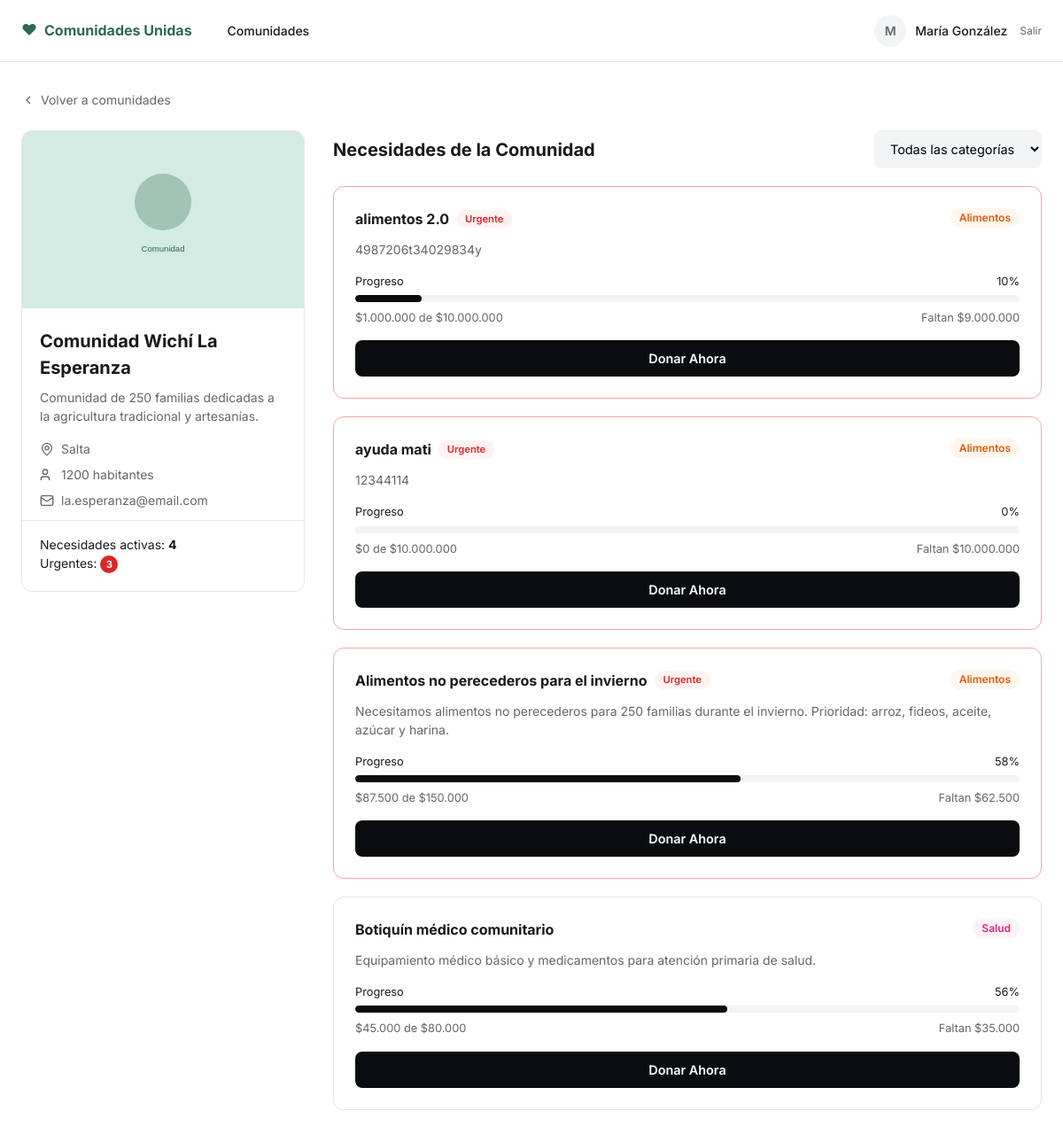
/comunidades/2/ (signed in), run on the app's committed database.
### accounts/models.py (models this page shows, shortened)
class User(AbstractUser):
    class AccountType(models.TextChoices):
        DONANTE = 'donante', 'Donante'
        COMUNIDAD = 'comunidad', 'Comunidad'
    display_name = models.CharField('nombre', max_length=150, blank=True)
    account_type = models.CharField(
        'tipo de cuenta',
        max_length=20,
        choices=AccountType.choices,
        default=AccountType.DONANTE,
    )
    class Meta:
        verbose_name = 'usuario'
        verbose_name_plural = 'usuarios'
    def get_display_name(self):
        return self.display_name or self.username
    @property
    def is_community(self):
        return self.account_type == self.AccountType.COMUNIDAD
    @property
    def avatar_initial(self):
        name = self.get_display_name()
        return name[0].upper() if name else 'U'

### communities/models.py (models this page shows, shortened)
class Community(models.Model):
    class Province(models.TextChoices):
        SALTA = 'Salta', 'Salta'
        JUJUY = 'Jujuy', 'Jujuy'
        CHACO = 'Chaco', 'Chaco'
        FORMOSA = 'Formosa', 'Formosa'
    owner = models.OneToOneField(
        settings.AUTH_USER_MODEL,
        on_delete=models.CASCADE,
        related_name='community_profile',
        verbose_name='usuario responsable',
        null=True,
        blank=True,
    )
    name = models.CharField('nombre', max_length=200)
    description = models.TextField('descripción')
    province = models.CharField('provincia', max_length=50, choices=Province.choices)
    population = models.PositiveIntegerField('población')
    email = models.EmailField('email de contacto')
    image = models.ImageField('imagen', upload_to='communities/', blank=True, null=True)
    image_url = models.URLField('URL de imagen', blank=True)
    is_active = models.BooleanField('activa', default=True)
    created_at = models.DateTimeField(auto_now_add=True)
    class Meta:
        verbose_name = 'comunidad'
        verbose_name_plural = 'comunidades'
        ordering = ['name']
    def get_image(self):
        if self.image:
            return self.image.url
        if self.image_url:
            return self.image_url
        return '/static/img/comunidad-default.svg'
    @property
    def active_needs_count(self):
        return self.needs.filter(status=Need.Status.ACTIVE).count()
    @property
    def urgent_needs_count(self):
        return self.needs.filter(status=Need.Status.ACTIVE, is_urgent=True).count()

class Need(models.Model):
    class Category(models.TextChoices):
        ALIMENTOS = 'Alimentos', 'Alimentos'
        SALUD = 'Salud', 'Salud'
        EDUCACION = 'Educación', 'Educación'
        VIVIENDA = 'Vivienda', 'Vivienda'
        OTRO = 'Otro', 'Otro'
    class Status(models.TextChoices):
        ACTIVE = 'activa', 'Activa'
        COMPLETED = 'completada', 'Completada'
        CANCELLED = 'cancelada', 'Cancelada'
    community = models.ForeignKey(
        Community,
        on_delete=models.CASCADE,
        related_name='needs',
        verbose_name='comunidad',
    )
    title = models.CharField('título', max_length=200)
    description = models.TextField('descripción')
    category = models.CharField('categoría', max_length=50, choices=Category.choices)
    target_amount = models.DecimalField('monto objetivo', max_digits=12, decimal_places=2)
    is_urgent = models.BooleanField('urgente', default=False)
    status = models.CharField(
        'estado',
        max_length=20,
        choices=Status.choices,
        default=Status.ACTIVE,
    )
    created_at = models.DateTimeField(auto_now_add=True)
    updated_at = models.DateTimeField(auto_now=True)
    class Meta:
        verbose_name = 'necesidad'
        verbose_name_plural = 'necesidades'
        ordering = ['-is_urgent', '-created_at']
    @property
    def raised_amount(self):
        total = self.donations.aggregate(total=Sum('amount'))['total']
        return total or Decimal('0')
    @property
    def remaining_amount(self):
        return max(self.target_amount - self.raised_amount, Decimal('0'))
    @property
    def progress_percent(self):
        if self.target_amount <= 0:
            return 0
        percent = (self.raised_amount / self.target_amount) * 100
        return min(int(percent), 100)

### communities/views.py (the view)
# urls.py: path('<int:pk>/', views.community_detail, name='detail'),
@login_required
def community_detail(request, pk):
    community = get_object_or_404(Community, pk=pk, is_active=True)
    category = request.GET.get('categoria', '')
    needs = community.needs.filter(status=Need.Status.ACTIVE)
    if category:
        needs = needs.filter(category=category)
    return render(request, 'communities/detail.html', {
        'community': community,
        'needs': needs,
        'category': category,
        'categories': Need.Category.choices,
    })

### templates/communities/detail.html (shortened to what this page needs)
{% extends 'includes/navbar.html' %}
{% load humanize %}
{% block content %}
<main class="page-content">
    <a href="{% url 'communities:list' %}" class="back-link">
        <svg width="16" height="16" viewBox="0 0 24 24" fill="none" stroke="currentColor" stroke-width="2">
            <path d="m15 18-6-6 6-6"/>
        </svg>
        Volver a comunidades
    </a>
    <div class="detail-layout">
        <aside class="community-sidebar">
            <img src="{{ community.get_image }}" alt="{{ community.name }}" class="sidebar-image">
            <h1>{{ community.name }}</h1>
            <p class="sidebar-desc">{{ community.description }}</p>
            <ul class="sidebar-details">
                <li>
                    <svg width="16" height="16" viewBox="0 0 24 24" fill="none" stroke="currentColor" stroke-width="2">
                        <path d="M20 10c0 6-8 12-8 12s-8-6-8-12a8 8 0 0 1 16 0Z"/><circle cx="12" cy="10" r="3"/>
                    </svg>
                    {{ community.province }}
                </li>
                <li>
                    <svg width="16" height="16" viewBox="0 0 24 24" fill="none" stroke="currentColor" stroke-width="2">
                        <path d="M16 21v-2a4 4 0 0 0-4-4H6a4 4 0 0 0-4 4v2"/><circle cx="9" cy="7" r="4"/>
                    </svg>
                    {{ community.population }} habitantes
                </li>
                <li>
                    <svg width="16" height="16" viewBox="0 0 24 24" fill="none" stroke="currentColor" stroke-width="2">
                        <rect width="20" height="16" x="2" y="4" rx="2"/><path d="m22 7-8.97 5.7a1.94 1.94 0 0 1-2.06 0L2 7"/>
                    </svg>
                    {{ community.email }}
                </li>
            </ul>
            <div class="sidebar-stats">
                <p>Necesidades activas: <strong>{{ community.active_needs_count }}</strong></p>
                {% if community.urgent_needs_count %}
                <p>Urgentes: <span class="urgent-badge">{{ community.urgent_needs_count }}</span></p>
                {% endif %}
            </div>
        </aside>
        <section class="needs-section">
            <div class="needs-header">
                <h2>Necesidades de la Comunidad</h2>
                <form method="get">
                    <select name="categoria" class="filter-select" onchange="this.form.submit()">
                        <option value="">Todas las categorías</option>
                    </select>
                </form>
            </div>
            <div class="needs-list">
                {% for need in needs %}
                <article class="need-card {% if need.is_urgent %}need-urgent{% endif %}" data-need-id="{{ need.pk }}">
                    <div class="need-card-header">
                        <div>
                            <h3>
                                {{ need.title }}
                                {% if need.is_urgent %}
                                <span class="badge badge-urgent">Urgente</span>
                                {% endif %}
                            </h3>
                        </div>
                        <span class="badge badge-category badge-{{ need.category|lower }}">{{ need.category }}</span>
                    </div>
                    <p class="need-desc">{{ need.description }}</p>
                    <div class="progress-section">
                        <div class="progress-labels">
                            <span>Progreso</span>
                            <span>{{ need.progress_percent }}%</span>
                        </div>
                        <div class="progress-bar">
                            <div class="progress-fill" style="width: {{ need.progress_percent }}%"></div>
                        </div>
                        <div class="progress-amounts">
                            <span>${{ need.raised_amount|floatformat:0|intcomma }} de ${{ need.target_amount|floatformat:0|intcomma }}</span>
                            <span>Faltan ${{ need.remaining_amount|floatformat:0|intcomma }}</span>
                        </div>
                    </div>
                    {% if need.remaining_amount > 0 %}
                    <button type="button" class="btn btn-primary btn-full btn-donate"
                            data-need-id="{{ need.pk }}"
                            data-need-title="{{ need.title }}"
                            data-community-name="{{ community.name }}"
                            data-remaining="{{ need.remaining_amount|floatformat:0 }}">
                        Donar Ahora
                    </button>
                    {% else %}
                    <button type="button" class="btn btn-secondary btn-full" disabled>Meta alcanzada</button>
                    {% endif %}
                </article>
                {% empty %}
                <div class="empty-state">
                    <p>No hay necesidades activas en esta categoría.</p>
                </div>
                {% endfor %}
            </div>
        </section>
    </div>
</main>
{% endblock %}

### templates/includes/navbar.html (shortened to what this page needs)
{% extends 'base.html' %}
{% block body %}
<header class="navbar">
    <div class="navbar-inner">
        <div class="navbar-left">
            <a href="{% url 'communities:list' %}" class="brand">
                <span class="brand-icon">♥</span>
                Comunidades Unidas
            </a>
            <nav class="nav-links">
                <a href="{% url 'communities:list' %}" class="nav-btn {% if request.resolver_match.url_name == 'list' %}active{% endif %}">Comunidades</a>
            </nav>
        </div>
        {% if user.is_authenticated %}
        <div class="user-menu">
            <div class="user-avatar">{{ user.avatar_initial }}</div>
            <span class="user-name">{{ user.get_display_name }}</span>
            <a href="{% url 'accounts:logout' %}" class="logout-link" title="Cerrar sesión">Salir</a>
        </div>
        {% endif %}
    </div>
</header>
{% block content %}{% endblock %}
{% endblock %}

### data on the page
User: avatar_initial "M", get_display_name "María González"
Community: get_image (placeholder picture), name "Comunidad Wichí La Esperanza", description "Comunidad de 250 familias dedicadas a la agricultura tradicional y artesanías.", province "Salta", population "1200", email "la.esperanza@email.com", active_needs_count "4", urgent_needs_count "3"
Need: title "alimentos 2.0", is_urgent "Urgente", category "Alimentos", description "4987206t34029834y", progress_percent "10", raised_amount "1.000.000", target_amount "10.000.000", remaining_amount "9.000.000"
Need: title "ayuda mati", is_urgent "Urgente", category "Alimentos", description "12344114", progress_percent "0", raised_amount "0", target_amount "10.000.000", remaining_amount "10.000.000"
Need: title "Alimentos no perecederos para el invierno", is_urgent "Urgente", category "Alimentos", description "Necesitamos alimentos no perecederos para 250 familias durante el invierno. Prioridad: arroz, fideos, aceite, azúcar y harina.", progress_percent "58", raised_amount "87.500", target_amount "150.000", remaining_amount "62.500"
Need: title "Botiquín médico comunitario", category "Salud", description "Equipamiento médico básico y medicamentos para atención primaria de salud.", progress_percent "56", raised_amount "45.000", target_amount "80.000", remaining_amount "35.000"
